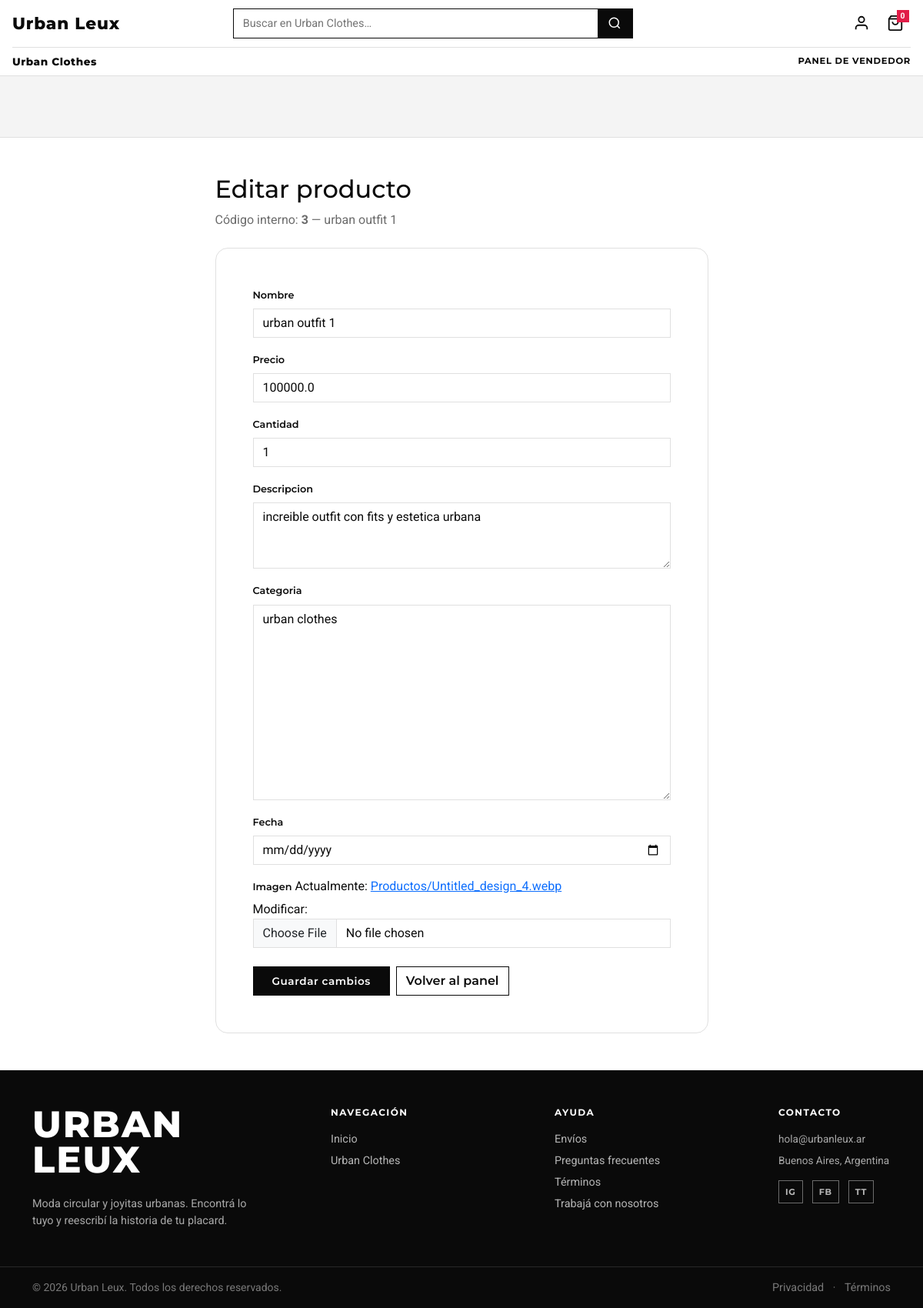
The app's page /productos/3/editar/ with its own data.
### Api/models.py (models this page shows, shortened)
class Producto(models.Model):
    Codigo=models.AutoField(primary_key=True)
    Nombre=models.CharField(max_length=20)
    Precio=models.FloatField()
    Cantidad=models.IntegerField()
    Descripcion=models.TextField(max_length=50)
    Categoria= models.TextField(max_length=20)
    Fecha=models.DateField()
    Imagen= models.ImageField(upload_to='Productos',null=True)

### Api/views.py (the view)
# urls.py: path('productos/<int:codigo>/editar/', ModificarProductos, name='Modificar'),
def ModificarProductos(request, codigo):
    producto = get_object_or_404(Producto, Codigo=codigo)
    if request.method == 'POST':
        formulario = FormularioProductos(
            data=request.POST,
            files=request.FILES,
            instance=producto,
        )
        if formulario.is_valid():
            formulario.save()
            messages.success(request, 'Producto actualizado correctamente.')
            return redirect('panel_vendedor')
        messages.error(request, 'No se pudo actualizar. Revisá los datos del formulario.')
    else:
        formulario = FormularioProductos(instance=producto)
    return render(
        request,
        'Pages/ModificarProducto.html',
        {'formulario': formulario, 'producto': producto},
    )

### Api/forms.py
class FormularioProductos(forms.ModelForm):
    class Meta:
        model = Producto
        fields = '__all__'
        widgets = {
            'Precio': forms.NumberInput(attrs={'step': '0.01', 'min': '0'}),
            'Cantidad': forms.NumberInput(attrs={'min': '0'}),
            'Descripcion': forms.Textarea(attrs={'rows': 3}),
            'Fecha': forms.DateInput(attrs={'type': 'date'}),
            'Imagen': forms.ClearableFileInput(),
        }
    def __init__(self, *args, **kwargs):
        super().__init__(*args, **kwargs)
        for field in self.fields.values():
            w = field.widget
            if isinstance(w, forms.CheckboxInput):
                continue
            w.attrs['class'] = (w.attrs.get('class', '') + ' form-control').strip()
        if self.is_bound and self.errors:
            for name in self.errors:
                if name not in self.fields:
                    continue
                w = self.fields[name].widget
                w.attrs['class'] = (w.attrs.get('class', '') + ' is-invalid').strip()

### Api/Templates/Pages/ModificarProducto.html (shortened to what this page needs)
{% extends 'Base.html' %}
{% load static %}
{% block Intermedio %}
<div class="page-banner nuevoproducto" role="presentation"></div>
{% endblock %}
{% block cuerpo %}
<div class="container py-4 py-md-5">
    <div class="row justify-content-center">
        <div class="col-lg-8 col-xl-7">
            <header class="mb-4">
                <h1 class="h2 mb-2">Editar producto</h1>
                <p class="text-secondary-custom mb-0">Código interno: <strong>{{ producto.Codigo }}</strong> — {{ producto.Nombre }}</p>
            </header>
            <div class="form-shell p-4 p-md-5 rounded-4">
                <form method="post" action="" enctype="multipart/form-data" novalidate>
                    {% for field in formulario %}
                    <div class="mb-3">
                        <label class="form-label" for="{{ field.id_for_label }}">{{ field.label }}</label>
                        {{ field }}
                    </div>
                    {% endfor %}
                    <div class="d-flex flex-wrap gap-2 pt-2">
                        <button type="submit" class="btn btn-accent px-4">Guardar cambios</button>
                        <a href="{% url 'panel_vendedor' %}" class="btn btn-outline-secondary">Volver al panel</a>
                    </div>
                </form>
            </div>
        </div>
    </div>
</div>
{% endblock %}

### Api/static/css/style.css (style rules this page uses)
:root { --ulx-black: #0a0a0a; --ulx-white: #ffffff; --ulx-grey-bg: #f4f4f4; --ulx-grey-mid: #d9d9d9; --ulx-grey-text: #6b6b6b; --ulx-orange: #ff5a1f; --ulx-border: #e0e0e0; font-size: 16px; }
*, *::before, *::after { box-sizing: border-box; }
.site-body.ulx { margin: 0; min-height: 100vh; display: flex; flex-direction: column; background: var(--ulx-white); color: var(--ulx-black); font-family: "Roboto", system-ui, sans-serif; line-height: 1.5; }
h1, h2, h3, .ulx-section-title, .ulx-logo, .ulx-footer-brand, .ulx-hero-title { font-family: "Montserrat", sans-serif; }
.hero-strip.intermedio, .page-banner { min-height: 5rem; background: var(--ulx-grey-bg); border-bottom: 1px solid var(--ulx-border); }
.page-banner.nuevoproducto { background: var(--ulx-grey-bg); }
.text-secondary-custom { color: var(--ulx-grey-text) !important; }
.btn-accent { --bs-btn-bg: var(--ulx-black); --bs-btn-border-color: var(--ulx-black); --bs-btn-hover-bg: #333; --bs-btn-hover-border-color: #333; --bs-btn-active-bg: #1a1a1a; --bs-btn-active-border-color: #1a1a1a; --bs-btn-color: var(--ulx-white); --bs-btn-hover-color: var(--ulx-white); font-family: "Montserrat", sans-serif; font-weight: 600; font-size: 0.85rem; letter-spacing: 0.04em; border-radius: 0; padding: 0.5rem 1.25rem; }
.form-shell { background: var(--ulx-white); border: 1px solid var(--ulx-border); border-radius: 0; }
.ulx .form-label { color: var(--ulx-black); font-family: "Montserrat", sans-serif; font-size: 0.8rem; font-weight: 600; }
.ulx .form-control { background: var(--ulx-white); border: 1px solid var(--ulx-border); color: var(--ulx-black); border-radius: 0; }
.ulx .btn-outline-secondary { --bs-btn-color: var(--ulx-black); --bs-btn-border-color: var(--ulx-black); --bs-btn-hover-bg: var(--ulx-black); --bs-btn-hover-border-color: var(--ulx-black); --bs-btn-hover-color: var(--ulx-white); border-radius: 0; font-family: "Montserrat", sans-serif; font-weight: 600; }

### records on screen
Producto: Codigo "3", Nombre "urban outfit 1", formulario "urban outfit 1" "100000.0" "1" "increible outfit con fits y estetica urbana" "urban clothes"

### other values on screen
{{ field.label }} "Nombre" "Precio" "Cantidad" "Descripcion" "Categoria" "Fecha" "Imagen"
